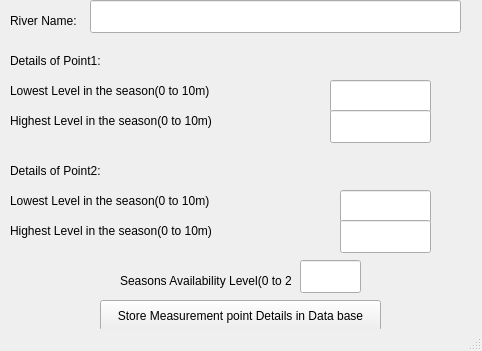
<?xml version="1.0" encoding="UTF-8"?>
<ui version="4.0">
 <class>MainWindow</class>
 <widget class="QMainWindow" name="MainWindow">
  <property name="geometry">
   <rect>
    <x>0</x>
    <y>0</y>
    <width>482</width>
    <height>351</height>
   </rect>
  </property>
  <property name="windowTitle">
   <string>Measurement Points</string>
  </property>
  <widget class="QWidget" name="centralwidget">
   <widget class="QLineEdit" name="lineEdit_3">
    <property name="geometry">
     <rect>
      <x>90</x>
      <y>0</y>
      <width>371</width>
      <height>33</height>
     </rect>
    </property>
   </widget>
   <widget class="QLineEdit" name="lineEdit_4">
    <property name="geometry">
     <rect>
      <x>330</x>
      <y>80</y>
      <width>101</width>
      <height>33</height>
     </rect>
    </property>
   </widget>
   <widget class="QLabel" name="label_3">
    <property name="geometry">
     <rect>
      <x>10</x>
      <y>10</y>
      <width>81</width>
      <height>21</height>
     </rect>
    </property>
    <property name="text">
     <string>River Name:</string>
    </property>
   </widget>
   <widget class="QLabel" name="label_4">
    <property name="geometry">
     <rect>
      <x>10</x>
      <y>80</y>
      <width>311</width>
      <height>21</height>
     </rect>
    </property>
    <property name="text">
     <string>Lowest Level in the season(0 to 10m)</string>
    </property>
   </widget>
   <widget class="QLineEdit" name="lineEdit_5">
    <property name="geometry">
     <rect>
      <x>330</x>
      <y>110</y>
      <width>101</width>
      <height>33</height>
     </rect>
    </property>
   </widget>
   <widget class="QLabel" name="label_6">
    <property name="geometry">
     <rect>
      <x>10</x>
      <y>110</y>
      <width>361</width>
      <height>21</height>
     </rect>
    </property>
    <property name="text">
     <string>Highest Level in the season(0 to 10m)</string>
    </property>
   </widget>
   <widget class="QPushButton" name="pushButton_4">
    <property name="geometry">
     <rect>
      <x>100</x>
      <y>300</y>
      <width>281</width>
      <height>31</height>
     </rect>
    </property>
    <property name="text">
     <string>Store Measurement point Details in Data base</string>
    </property>
   </widget>
   <widget class="QLabel" name="label_5">
    <property name="geometry">
     <rect>
      <x>10</x>
      <y>190</y>
      <width>311</width>
      <height>21</height>
     </rect>
    </property>
    <property name="text">
     <string>Lowest Level in the season(0 to 10m)</string>
    </property>
   </widget>
   <widget class="QLineEdit" name="lineEdit_6">
    <property name="geometry">
     <rect>
      <x>340</x>
      <y>190</y>
      <width>91</width>
      <height>33</height>
     </rect>
    </property>
   </widget>
   <widget class="QLineEdit" name="lineEdit_7">
    <property name="geometry">
     <rect>
      <x>340</x>
      <y>220</y>
      <width>91</width>
      <height>33</height>
     </rect>
    </property>
   </widget>
   <widget class="QLabel" name="label_7">
    <property name="geometry">
     <rect>
      <x>10</x>
      <y>220</y>
      <width>361</width>
      <height>21</height>
     </rect>
    </property>
    <property name="text">
     <string>Highest Level in the season(0 to 10m)</string>
    </property>
   </widget>
   <widget class="QLabel" name="label_8">
    <property name="geometry">
     <rect>
      <x>10</x>
      <y>50</y>
      <width>91</width>
      <height>21</height>
     </rect>
    </property>
    <property name="text">
     <string>Details of Point1:</string>
    </property>
   </widget>
   <widget class="QLabel" name="label_9">
    <property name="geometry">
     <rect>
      <x>10</x>
      <y>160</y>
      <width>91</width>
      <height>21</height>
     </rect>
    </property>
    <property name="text">
     <string>Details of Point2:</string>
    </property>
   </widget>
   <widget class="QLabel" name="label_10">
    <property name="geometry">
     <rect>
      <x>120</x>
      <y>270</y>
      <width>171</width>
      <height>21</height>
     </rect>
    </property>
    <property name="text">
     <string>Seasons Availability Level(0 to 2):</string>
    </property>
   </widget>
   <widget class="QLineEdit" name="lineEdit_8">
    <property name="geometry">
     <rect>
      <x>300</x>
      <y>260</y>
      <width>61</width>
      <height>33</height>
     </rect>
    </property>
   </widget>
  </widget>
  <widget class="QStatusBar" name="statusbar"/>
 </widget>
 <resources/>
 <connections/>
</ui>
